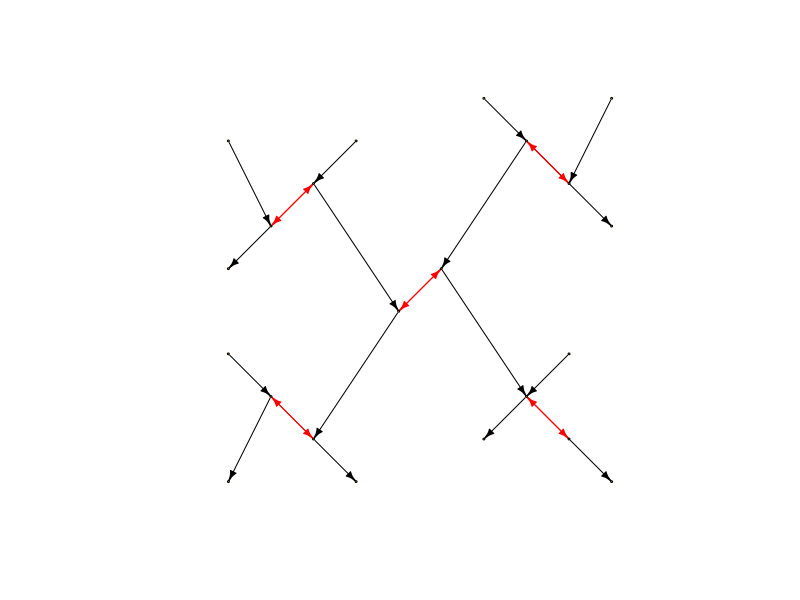
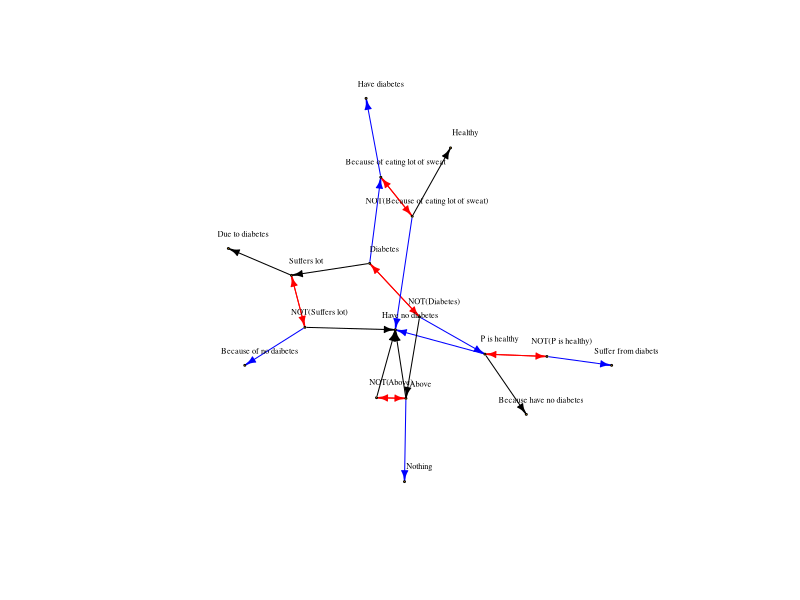

Source code (R) for these figures, in order: (Note: this script raises an error after producing the figures.)
## ---- chunk 1
rm(list=ls())
knitr::opts_chunk$set(echo=F, warning=F, cache=F, message=F,
                      sanitiz=T, fig.width = 5, fig.height = 3)
## ---- chunk 2
library(tidyr)
library(dplyr)
library(ggplot2)
library(igraph)
char = as.character
num = function(x) {return(as.numeric(as.character(x)))}
## ---- chunk 3
df = read.csv("../../data/experiment1/all_data.csv") %>%
  mutate(response = char(response)) %>%
  filter(!(workerid %in% c(3,4,5,6)))
## ---- chunk 4
df$positive_response = gsub(
  "<span class='variable_word (name|him|he)'>\\{\\{\\}\\}</span>",
  "P",
  df$positive_response)
df$positive_response = gsub(
  "<span class='variable_word his'>\\{\\{\\}\\}</span>",
  "P's",
  df$positive_response)
## ---- chunk 5
# nodes = w0$response
transforms = c("p", "n")
frames = c("C", "R")
n_link_types = length(transforms)*length(frames)

full_graph_structure = data.frame(
  transform1 = c(rep(rep(transforms, c(2,2)), 1),
                 rep(rep(transforms, c(8,8)), 1)),
  frame1 = c(rep(rep(frames, c(1,1)), 2),
             rep(rep(frames, c(4,4)), 2)),
  transform2 = c(rep("", n_link_types),
                 rep(rep(transforms, c(2,2)), 4)),
  frame2 = c(rep("", n_link_types),
             rep(rep(frames, c(1,1)), 8)),
  stringsAsFactors=F) %>%
  filter(frame1==frame2 | transform1!=transform2) %>%
  mutate(var1 = paste(transform1, frame1, sep=""),
         var2 = paste(transform2, frame2, sep=""),
         variable = paste(var1, var2, sep="")) %>%
  mutate(source = ifelse(var2=="", "D", var1),
         target = variable,
         link_type = ifelse(var2=="", var1, var2)) %>%
  select(source, target, link_type)

graph_structure = full_graph_structure

negations = graph_structure %>% 
  filter(link_type %in% c("nC", "nR")) %>%
  mutate(target = paste("-", source, sep=""),
         link_type = "neg") %>%
  rbind(graph_structure %>% 
  filter(link_type %in% c("nC", "nR")) %>%
  mutate(target = source,
         source = paste("-", source, sep=""),
         link_type = "neg"))
cause_negations = graph_structure %>% 
  filter(link_type=="nC") %>%
  mutate(source = paste("-", source, sep=""),
         link_type = "pC")
result_negations = graph_structure %>% 
  filter(link_type=="nR") %>%
  mutate(source = paste("-", source, sep=""),
         link_type = "pR")
graph_structure = graph_structure %>%
  filter(!(link_type %in% c("nC", "nR"))) %>%
  rbind(negations) %>% rbind(cause_negations) %>% rbind(result_negations) %>%
  mutate(old_target = target,
         old_source = source,
         target = ifelse(link_type=="pC", old_source, target),
         source = ifelse(link_type=="pC", old_target, source),
         link_type = ifelse(link_type=="pC", "pR", link_type)) %>%
  select(-old_target, -old_source)

graph_structure = graph_structure %>% unique()

edge_types = matrix(c(graph_structure$source, graph_structure$target), ncol=2) %>%
  t %>% c

link_color_map = c(
  pC = "blue",
  # pR = "skyblue",
  pR = "black",
  nC = "red",
  nR = "pink",
  neg = "red"
)

link_colors = link_color_map[graph_structure$link_type]

abstract_graph = make_graph(edge_types, directed=T)

node_types = names(V(abstract_graph))

orig_node_types = c("D","pC","pR","nC","nR","pCpC","pCnC","pCnR","pRpR","pRnC","pRnR", "nCpC", "nCpR", "nCnC", "nRpC", "nRpR", "nRnR", "-D", "-pC", "-pR", "-nC", "-nR")
orig_node_positions = data.frame(
  variable = orig_node_types,
  #     D     pC    pR    nC    nR    pCpC pCnC pCnR pRpR pRnC pRnR nCpC nCpR nCnC nRpC nRpR nRnR -D    -pC   -pR   -nC   -nR
  r = c(4,    2,    2,    7,    7,    3,   0,   0,   3,   0,   0,   6,   9,   9,   8,   6,   9,   5,    1,    1,    8,    8),
  c = c(4,    7,    1,    8,    2,    8,   8,   5,   0,   3,   0,   9,   6,   9,   3,   1,   0,   5,    6,    2,    7,    1)
)
node_positions = data.frame(
    variable = node_types
  ) %>%
  mutate(r = sapply(char(variable), function(v) {return((orig_node_positions %>% filter(variable==v))$r[1])})) %>%
  mutate(c = sapply(char(variable), function(v) {return((orig_node_positions %>% filter(variable==v))$c[1])}))

abstract_layout = matrix(c(node_positions$r, node_positions$c), byrow=F, ncol=2)

# pdf(file="graphs/abstract_graph.pdf")
plot(abstract_graph,
     vertex.size=1,
     vertex.label=NA,
     vertex.label.cex=0.7,
     vertex.label.color="black",
     vertex.label.dist=1,
     edge.color=link_colors,
     layout=abstract_layout,
     edge.arrow.size=0.5)
# dev.off()

# layout_as_tree(abstract_graph)
## ---- chunk 6
# great examples: 10, 11, 17, 18, 19
# tautological: 7
# messy: 8, 12
# worker_to_graph = 19

worker_to_graph = 8
w = df %>%
  select(response, positive_response, variable, workerid) %>%
  filter(workerid==worker_to_graph) %>%
  # hard code graph similarity merges
  # mutate(positive_response = ifelse(positive_response=="P has lung cancer", "Lung cancer", positive_response)) %>%
  # mutate(positive_response = ifelse(positive_response=="P does not have lung cancer", "P doesn't have lung cancer", positive_response)) %>%
  filter(!is.na(response))
responses = w$positive_response
names(responses) = w$variable

edges_df = full_graph_structure %>%
  select(source, target, link_type) %>%
  filter(target %in% w$variable & source %in% w$variable) %>%
  mutate(source = responses[source],
         target = responses[target]) %>%
  unique()

## make negations of D, pC, nC, nR, pR
negations = edges_df %>% 
  filter(link_type %in% c("nC", "nR")) %>%
  mutate(target = paste("NOT(", source, ")", sep=""),
         link_type = "neg") %>%
  rbind(edges_df %>% 
  filter(link_type %in% c("nC", "nR")) %>%
  mutate(target = source,
         source = paste("NOT(", source, ")", sep=""),
         link_type = "neg"))
cause_negations = edges_df %>% 
  filter(link_type=="nC") %>%
  mutate(source = paste("NOT(", source, ")", sep=""),
         link_type = "pC")
result_negations = edges_df %>% 
  filter(link_type=="nR") %>%
  mutate(source = paste("NOT(", source, ")", sep=""),
         link_type = "pR")
edges_df = edges_df %>%
  filter(!(link_type %in% c("nC", "nR"))) %>%
  rbind(negations) %>% rbind(cause_negations) %>% rbind(result_negations) %>%
  unique()

edges_df = edges_df %>%
  # hard code graph similarity merges
  # mutate(source = ifelse(source=="NOT(P is not ill)", "P is ill", source),
  #        target = ifelse(target=="NOT(P is not ill)", "P is ill", target)) %>%
  # mutate(source = ifelse(source=="NOT(Lung cancer)", "P doesn't have lung cancer", source),
  #        target = ifelse(target=="NOT(Lung cancer)", "P doesn't have lung cancer", target)) %>%
  # mutate(source = ifelse(source=="NOT(P is ill)", "P is not ill", source),
  #        target = ifelse(target=="NOT(P is ill)", "P is not ill", target)) %>%
  unique()

edges = matrix(c(edges_df$source, edges_df$target), ncol=2) %>%
  t %>% c

link_colors = link_color_map[edges_df$link_type]

g = make_graph(edges, directed=T)

nodes = names(V(g))

# get node locations
row_pos = node_positions$r
names(row_pos) = node_positions$variable
col_pos = node_positions$c
names(col_pos) = node_positions$variable

negations = w %>% filter(variable%in%c("nR", "nC", "D", "pR", "pC")) %>%
  mutate(positive_response = paste("NOT(", positive_response, ")", sep=""),
         variable = paste("-", variable, sep=""))
nodes_df = w %>% 
  rbind(negations) %>%
  group_by(positive_response) %>%
  summarise(variable = variable[1])
first_vars = nodes_df$variable
names(first_vars) = nodes_df$positive_response

positions = data.frame(
  positive_response = nodes,
  variable = first_vars[nodes],
  stringsAsFactors = F) %>%
  mutate(r = row_pos[char(variable)],
         c = col_pos[char(variable)])

g_layout = matrix(c(positions$r, positions$c), byrow=F, ncol=2)

# pdf(file=paste("graphs/s", worker_to_graph, ".pdf", sep=""))
plot(g,
     vertex.size=1,
     vertex.label.cex=0.5,
     vertex.label.color="black",
     vertex.label.dist=1.5,
     edge.color=link_colors,
     # layout=g_layout,
     edge.arrow.size=0.5
     )
# dev.off()
## ---- chunk 7
graph_similarity_counts = matrix(0, nrow=length(nodes), ncol=length(nodes), dimnames = list(nodes, nodes))

# for each node,
#   check the links going out to see if there are any duplicates.
#     if so, follow them and increment the nodes that are matched that way

explored = c()
explore_duplicates = function(reference_nodes, graph_df, ignore=c(), depth=0, max_depth=4) {
  if (paste(reference_nodes, collapse = " ") %in% explored) {
    pass = T
  } else {
    explored = c(explored, paste(reference_nodes, collapse = " "))
  out = graph_df %>% filter(source %in% reference_nodes & !(target %in% ignore))
  out_counts = table(out$link_type)
  duplicate_links = names(out_counts)[which(out_counts>1)]
  for (duplicate_link in duplicate_links) {
    nodes_to_increment = (out %>% filter(link_type == duplicate_link))$target
    for (n1 in nodes_to_increment) {
      for (n2 in nodes_to_increment) {
        if (n1!=n2) {
          graph_similarity_counts[n1, n2] <<- graph_similarity_counts[n1, n2] + 1
        }
      }
    }
    if (depth<max_depth) {
      explore_duplicates(nodes_to_increment, graph_df, ignore=reference_nodes, depth=depth+1, max_depth=max_depth)
    }
  }
  
  into = graph_df %>% filter(target %in% reference_nodes & !(source %in% ignore))
  into_counts = table(into$link_type)
  duplicate_links = names(into_counts)[which(into_counts>1)]
  for (duplicate_link in duplicate_links) {
    nodes_to_increment = (into %>% filter(link_type == duplicate_link))$source
    for (n1 in nodes_to_increment) {
      for (n2 in nodes_to_increment) {
        if (n1!=n2) {
          graph_similarity_counts[n1, n2] <<- graph_similarity_counts[n1, n2] + 1
        }
      }
    }
    if (depth<max_depth) {
      explore_duplicates(nodes_to_increment, graph_df, ignore=reference_nodes, depth=depth+1, max_depth=max_depth)
    }
  }
  }
}

for (node in nodes) {
  explore_duplicates(c(node), edges_df)
}

mergeables = as.data.frame(graph_similarity_counts) %>%
  mutate(n1 = row.names(.)) %>%
  gather("n2", "similarity", num(row.names(.))) %>%
  filter(similarity > 0)
mergeables
## ---- chunk 8
all_edges_df_with_duplicates = do.call(rbind, lapply(unique(df$workerid), function(worker_to_graph) {
  w = df %>%
    select(response, positive_response, variable, workerid) %>%
    filter(workerid==worker_to_graph) %>%
    filter(!is.na(response))
  responses = w$positive_response
  names(responses) = w$variable
  
  edges_df = full_graph_structure %>%
    select(source, target, link_type) %>%
    filter(target %in% w$variable & source %in% w$variable) %>%
    mutate(source = responses[source],
           target = responses[target])
  
  ## make negations of D, pC, nC, nR, pR
  negations = edges_df %>% 
    filter(link_type %in% c("nC", "nR")) %>%
    mutate(target = paste("NOT(", source, ")", sep=""),
           link_type = "neg") %>%
    rbind(edges_df %>% 
            filter(link_type %in% c("nC", "nR")) %>%
            mutate(target = source,
                   source = paste("NOT(", source, ")", sep=""),
                   link_type = "neg"))
  cause_negations = edges_df %>% 
    filter(link_type=="nC") %>%
    mutate(source = paste("NOT(", source, ")", sep=""),
           link_type = "pC")
  result_negations = edges_df %>% 
    filter(link_type=="nR") %>%
    mutate(source = paste("NOT(", source, ")", sep=""),
           link_type = "pR")
  edges_df = edges_df %>%
    filter(!(link_type %in% c("nC", "nR"))) %>%
    rbind(negations) %>% rbind(cause_negations) %>% rbind(result_negations)
  return(edges_df)
}))
all_edges_df = all_edges_df_with_duplicates
## ---- chunk 9
edges = matrix(c(all_edges_df$source, all_edges_df$target), ncol=2) %>%
  t %>% c

link_colors = link_color_map[all_edges_df$link_type]

g = make_graph(edges, directed=T)

nodes = names(V(g))

# get node locations
row_pos = node_positions$r
names(row_pos) = node_positions$variable
col_pos = node_positions$c
names(col_pos) = node_positions$variable

negations = w %>% filter(variable%in%c("nR", "nC", "D", "pR", "pC")) %>%
  mutate(positive_response = paste("NOT(", positive_response, ")", sep=""),
         variable = paste("-", variable, sep=""))
nodes_df = w %>% 
  rbind(negations) %>%
  group_by(positive_response) %>%
  summarise(variable = variable[1])
first_vars = nodes_df$variable
names(first_vars) = nodes_df$positive_response

positions = data.frame(
  positive_response = nodes,
  variable = first_vars[nodes],
  stringsAsFactors = F) %>%
  mutate(r = row_pos[char(variable)],
         c = col_pos[char(variable)])

g_layout = matrix(c(positions$r, positions$c), byrow=F, ncol=2)

# pdf(file=paste("graphs/s", worker_to_graph, ".pdf", sep=""))
plot(g,
     vertex.size=1,
     # vertex.label=NA,
     vertex.label.cex=0.5,
     vertex.label.color="black",
     vertex.label.dist=1.5,
     edge.color=link_colors,
     # layout=g_layout,
     edge.arrow.size=0.25
     )
# dev.off()
## ---- chunk 10
explored = c()
graph_similarity_counts = matrix(0, nrow=length(nodes), ncol=length(nodes), dimnames = list(nodes, nodes))

for (node in nodes) {
  explore_duplicates(c(node), all_edges_df, max_depth = 1)
}
## ---- chunk 11
# max_rows = 10
# # keep = rownames(graph_similarity_counts[1:max_rows, 1:max_rows])[rowSums(graph_similarity_counts[1:max_rows, 1:max_rows])>10]
# keep = 1:max_rows
# gs = graph_similarity_counts[keep,keep]
# keep = rownames(gs)[rowSums(gs)>0]
# gs = graph_similarity_counts[keep,keep]
# mergeables = as.data.frame(gs) %>%
#   mutate(n1 = row.names(.)) %>%
#   gather("n2", "similarity", num(row.names(.)))
# mergeables %>% ggplot(., aes(x=n1, y=n2, fill=similarity)) +
#   geom_tile() +
#   theme(axis.text.x=element_text(angle=90, hjust=1))#+
#   # theme(axis.text.x = element_blank())
## ---- chunk 12
# for each (call it "central") node,
#   for each other (call it "peripheral") node,
#     what pattern(s) connect(s) the two?
#   do any peripheral nodes share patterns?
#   if they do, adjust the count for that pair up
# look at the counts: are node pairs with high counts similar?
graph_similarity_counts = matrix(0, nrow=length(nodes), ncol=length(nodes), dimnames = list(nodes, nodes))
for (central_node in nodes) {
  signatures_for_nodes = list()
  for (peripheral_node in nodes) {
    # find path(s) between the two
    paths = all_simple_paths(g, from=central_node, to=peripheral_node, mode="all")
    # for each path, get the corresponding link pattern
    path_signatures = c()
    for (path in paths) {
      nodes_visited = nodes[path]
      previous_node = nodes_visited[[1]]
      path_signature = ""
      for (path_node in nodes_visited[2:length(nodes_visited)]) {
        link_pattern = paste((all_edges_df %>% filter((source==previous_node & target==path_node) | (target==previous_node & source==path_node)))$link_type, collapse="+")
        if (nchar(link_pattern) > 0) {
          path_signature = paste(path_signature, link_pattern, sep=" ")
        }
        previous_node = path_node
      }
      if (nchar(path_signature) > 0) {
        path_signatures = c(path_signatures, path_signature)
      }
    }
    signatures_for_nodes[[peripheral_node]] = path_signatures
  }
  # if any peripheral nodes have matching patterns off of the central node, increment their counts
  for (node1 in names(signatures_for_nodes)) {
    for (node2 in names(signatures_for_nodes)) {
      if (node1!=node2 & length(intersect(signatures_for_nodes[[node1]], signatures_for_nodes[[node2]])) > 0) {
        graph_similarity_counts[node1, node2] = graph_similarity_counts[node1, node2] + 1
      }
    }
  }
}
similarity_df = expand.grid(node1=nodes, node2=nodes) %>%
  mutate(similarity = mapply(function(node1, node2) {
    if (node1 != node2 & graph_similarity_counts[node1, node2] > 0) {
      return(graph_similarity_counts[node1, node2])
    } else {
      return(0)
    }
  }, node1, node2))
similarity_df %>% filter(similarity == max(similarity_df$similarity))
## ---- chunk 13
all_simple_paths(g, from="NOT(P smoked)", to="Lung cancer")

central_node = "NOT(P didnt smoke)"
peripheral_node = "Lung cancer"
